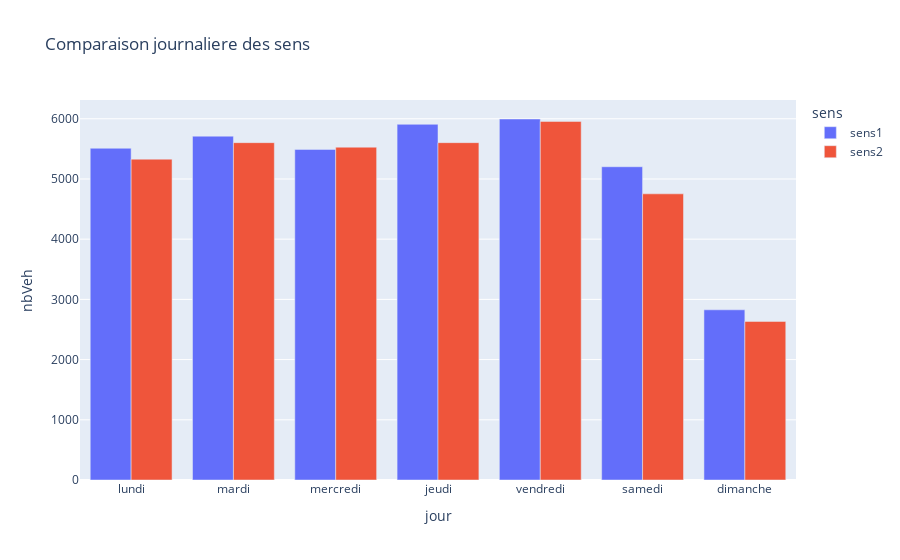

Notebook source saved alongside this figure:
### Code cell
#exemple d'appel de résultats du dico
dicoHoraire['mjo']['nbJour']
dicoHoraire['mja']['nbJour']
dicoHoraire['mjo']['2sens']['graph']
dicoHoraire['samedi']['sens1']['donnees']
dicoJournalier['mja']['sens2']['graph']
dicoJournalier['mja']['compSens']['graph']

### Figure 1 — Plotly figure (JSON) as saved in the notebook; plotly's stock layout.template omitted (floating-point values rounded to 4 significant figures)
{"data": [{"alignmentgroup": "True", "hovertemplate": "sens=sens1<br>jour=%{x}<br>nbVeh=%{y}<extra></extra>", "legendgroup": "sens1", "marker": {"color": "#636efa"}, "name": "sens1", "offsetgroup": "sens1", "orientation": "v", "showlegend": true, "textposition": "auto", "type": "bar", "x": ["lundi", "mardi", "mercredi", "jeudi", "vendredi", "samedi", "dimanche"], "xaxis": "x", "y": [5510, 5711, 5491, 5908, 5996, 5203, 2827], "yaxis": "y"}, {"alignmentgroup": "True", "hovertemplate": "sens=sens2<br>jour=%{x}<br>nbVeh=%{y}<extra></extra>", "legendgroup": "sens2", "marker": {"color": "#EF553B"}, "name": "sens2", "offsetgroup": "sens2", "orientation": "v", "showlegend": true, "textposition": "auto", "type": "bar", "x": ["lundi", "mardi", "mercredi", "jeudi", "vendredi", "samedi", "dimanche"], "xaxis": "x", "y": [5329, 5603, 5528, 5603, 5956, 4753, 2634], "yaxis": "y"}], "layout": {"autosize": true, "barmode": "group", "legend": {"title": {"text": "sens"}, "tracegroupgap": 0}, "title": {"text": " Comparaison journaliere des sens"}, "xaxis": {"anchor": "y", "autorange": true, "categoryarray": ["lundi", "mardi", "mercredi", "jeudi", "vendredi", "samedi", "dimanche"], "categoryorder": "array", "domain": [0, 1], "range": [-0.5, 6.5], "title": {"text": "jour"}, "type": "category"}, "yaxis": {"anchor": "x", "autorange": true, "domain": [0, 1], "range": [0, 6312.0], "title": {"text": "nbVeh"}, "type": "linear"}}}
